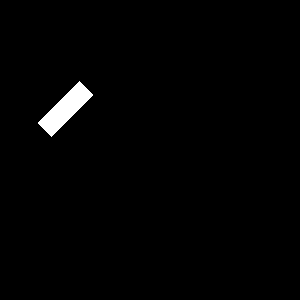
#> input picture source/01_make_coordinates/lib/sample_data/img300_rec20-60_deg45.png, 300 x 300 px
$ python img2_coord_ica.py
#> lines starting #> are read from the running program, lines starting #| are printed output that depends on the picture; after the words box and inside, x2 and y2 are one past the last pixel; in counts of white or black regions, pixels touching at a corner belong together
import os
import math
import numpy as np
from PIL import Image
from skimage.draw import polygon, polygon_perimeter
from sklearn.decomposition import FastICA


def img2_coord(img, init=None):

    assert np.max(img) <= 1.0

    if init is None:
        init = np.zeros((img.shape[0] + 200, img.shape[1] + 200))

    init[100:-100, 100:-100] = img

    img = init

    img_size = img.shape[0]

    tile_x = np.tile(np.arange(img_size), (img_size, 1))
    tile_y = tile_x.T

    mean_x = np.sum(img * tile_x) / np.sum(img)
    mean_y = np.sum(img * tile_y) / np.sum(img)

    dist_mean_x = np.abs(mean_x - tile_x) * img
    dist_mean_y = np.abs(mean_y - tile_y) * img

    hypo = np.max(((dist_mean_x * dist_mean_x) + (dist_mean_y * dist_mean_y)))

    diff_mean_x = tile_x[img > 0].flatten() - mean_x
    diff_mean_y = tile_y[img > 0].flatten() - mean_y

    m = np.stack([diff_mean_x, diff_mean_y])

    decomposer = FastICA(2)
    decomposer.fit(m.T)
    Uica = decomposer.mixing_

    # print('ICA vectors')
    norms = np.sqrt((Uica ** 2).sum(axis=0))
    Uica = Uica / np.sqrt((Uica ** 2).sum(axis=0))
    if norms[0] > norms[1]:
        rotate = -np.arctan2(Uica[0, 0], Uica[1, 0])
    else:
        rotate = -np.arctan2(Uica[0, 1], Uica[1, 1])

    # represent between [-math.pi, math.pi]
    if rotate < -math.pi / 2:
        rotate += math.pi
    elif rotate > math.pi / 2:
        rotate -= math.pi

    # print('rotate: {:.2f} [deg]'.format(rotate * 360 / 2 / 3.14))

    aspect_ratio = max(norms) / min(norms)
    # print('aspect ratio: {:.2f}'.format(aspect_ratio))

    width = np.sqrt(hypo / (1 + aspect_ratio**2)) * 2 + 0.25
    # height = np.sqrt(hypo * aspect_ratio**2 / (1 + aspect_ratio**2)) * 2
    height = width * aspect_ratio

    # print('width: {} height: {}'.format(width, height))

    return mean_x, mean_y, height, aspect_ratio, rotate, img_size


def coord2_img(mean_x, mean_y, length, aspect_ratio, rotate, img_size):

    W2 = np.array([[np.cos(rotate), np.sin(rotate)], [-np.sin(rotate), np.cos(rotate)]])

    height = length
    width = height / aspect_ratio

    c = np.array([[-height/2, -width/2], [height/2, -width/2], [height/2, width/2], [-height/2, width/2]])
    c = (W2 @ c.T).T + np.array([mean_y, mean_x])

    img = np.zeros((img_size, img_size), dtype=np.uint8)
    rr, cc = polygon(c[:, 0], c[:, 1])

    index = (rr >= 0) * (rr < img_size) * (cc >= 0) * (cc < img_size)

    img[rr[index], cc[index]] = 255
    return img


def coord2_boarder(mean_x, mean_y, length, aspect_ratio, rotate, img_size):

    W2 = np.array([[np.cos(rotate), np.sin(rotate)], [-np.sin(rotate), np.cos(rotate)]])

    height = length
    width = height / aspect_ratio

    c = np.array([[-height/2, -width/2], [height/2, -width/2], [height/2, width/2], [-height/2, width/2]])
    c = (W2 @ c.T).T + np.array([mean_y, mean_x])

    img = np.zeros((img_size, img_size), dtype=np.uint8)
    rr, cc = polygon_perimeter(c[:, 0], c[:, 1])

    index = (rr >= 0) * (rr < img_size) * (cc >= 0) * (cc < img_size)

    img[rr[index], cc[index]] = 255
    return img


def img2_coord_iter(img, threshold):

    img_re = np.zeros((img.shape[0] + 200, img.shape[1] + 200))

    for _ in range(10):

        mean_x, mean_y, length, aspect_ratio, rotate, img_size_re = img2_coord(img, init=img_re / 255.0)
        img_re = coord2_img(mean_x, mean_y, length, aspect_ratio, rotate, img_size_re)

        truth_img_norm = img
        reconst_img_norm = img_re[100:-100, 100:-100] / 255.0

        area_intersect = np.sum(truth_img_norm * reconst_img_norm)
        area_union = np.sum(truth_img_norm) + np.sum(reconst_img_norm) - area_intersect
        matching_degree = area_intersect / area_union

        # print('matching_degree: {}'.format(matching_degree))

        if matching_degree > threshold:
            break

    mean_x -= 100
    mean_y -= 100

    return mean_x, mean_y, length, aspect_ratio, rotate, img.shape[0]


def main():

    file_name = 'img300_rec20-60_deg45.png'
    path = os.path.join('sample_data', file_name)

    img = np.array(Image.open(path))[:, :, 0] / 255.0
#> img: shape (300, 300) float64; values 0 (black) and 1 (white), 1.3% white; 1 white region, box (x1, y1, x2, y2) and area: (38, 81, 93, 137) 1176

    mean_x, mean_y, length, aspect_ratio, rotate, img_size_re = img2_coord_iter(img, threshold=0.05)
#> the loop in img2_coord_iter, `for _ in range(10): ` made 1 pass
#> (mean_x, mean_y, hypo in img2_coord, length, aspect_ratio, rotate) on pass 1: (165, 208.5, 952.2, 59.3, 3, 0.785)
#> pass 1, in img2_coord, `img = init`:
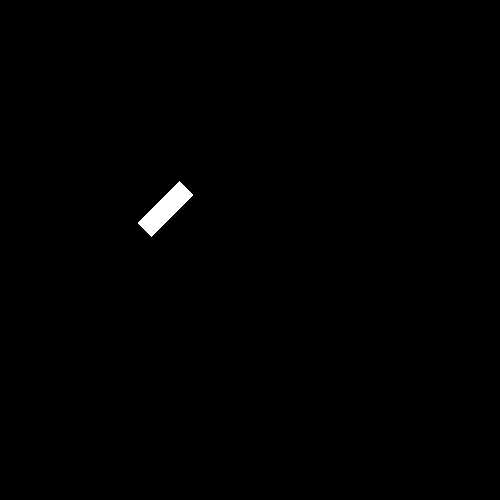
#> img: shape (500, 500) float64; values 0 (black) and 1 (white), 0.47% white; 1 white region, box (x1, y1, x2, y2) and area: (138, 181, 193, 237) 1176
#> in img2_coord_iter, `mean_x -= 100`: mean_x = 65
#> in img2_coord_iter, `mean_y -= 100`: mean_y = 108.5
#> mean_x = 65; mean_y = 108.5; length = 59.3; aspect_ratio = 3; rotate = 0.785; img_size_re = 300

    img_re = coord2_img(mean_x, mean_y, length, aspect_ratio, rotate, img.shape[0])
    img_boarder = coord2_boarder(mean_x, mean_y, length, aspect_ratio, rotate, img.shape[0])
#> in coord2_boarder, `W2 = np.array([[np.cos(rotate), np.sin(rotate)], [-np.sin(rotate), np...`: W2 = [[0.707, 0.707], [-0.707, 0.707]]
#> in coord2_boarder, `height = length`: height = 59.3
#> in coord2_boarder, `width = height / aspect_ratio`: width = 19.76
#> in coord2_boarder, `c = np.array([[-height/2, -width/2], [height/2, -width/2], [height/2, ..`: c = [[-29.65, -9.88], [29.65, -9.88], [29.65, 9.88], [-29.65, 9.88]]
#> in coord2_boarder, `c = (W2 @ c.T).T + np.array([mean_y, mean_x])`: c = [[80.54, 78.98], [122.5, 37.05], [136.5, 51.02], [94.51, 92.95]]
#> in coord2_boarder, `rr, cc = polygon_perimeter(c[:, 0], c[:, 1])`: rr = 116 values, max 136 at index 57, min 81 at index 0, mean 108.5; cc = 116 values, max 93 at index 100, min 37 at index 42, mean 65
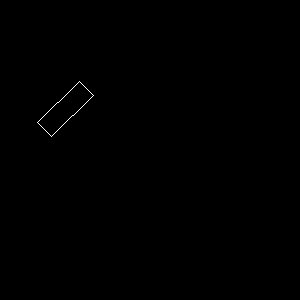
#> img_boarder: shape (300, 300); 0.12% white in thin lines or dots, all inside (x1, y1, x2, y2) = (37, 81, 94, 137)

    os.makedirs('_result_sample', exist_ok=True)
    Image.fromarray(img_re).save(os.path.join('_result_sample', file_name), format='PNG')
    Image.fromarray(img_boarder).save(os.path.join('_result_sample', file_name[:-4] + '_boarder.png'), format='PNG')


if __name__ == '__main__':
    main()
